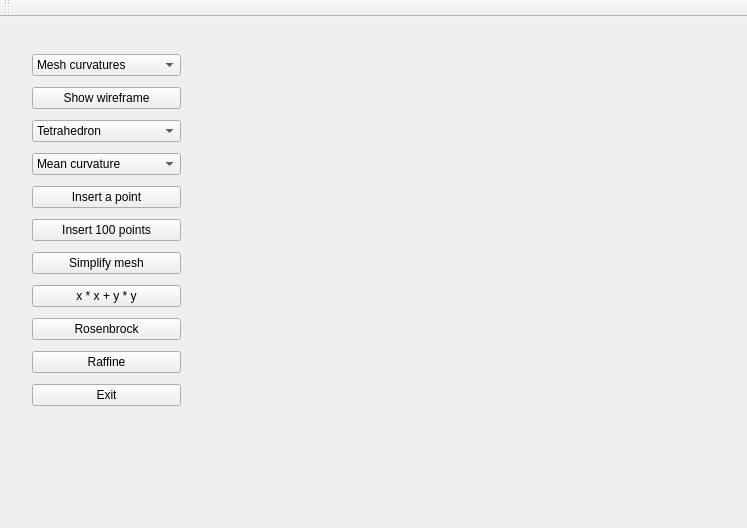
<?xml version="1.0" encoding="UTF-8"?>
<ui version="4.0">
 <class>MainWindow</class>
 <widget class="QMainWindow" name="MainWindow">
  <property name="geometry">
   <rect>
    <x>0</x>
    <y>0</y>
    <width>747</width>
    <height>528</height>
   </rect>
  </property>
  <property name="windowTitle">
   <string>Mesh_Computational_Geometry</string>
  </property>
  <widget class="QWidget" name="centralWidget">
   <property name="sizePolicy">
    <sizepolicy hsizetype="Expanding" vsizetype="Preferred">
     <horstretch>0</horstretch>
     <verstretch>0</verstretch>
    </sizepolicy>
   </property>
   <layout class="QHBoxLayout" name="horizontalLayout">
    <item>
     <widget class="GLDisplayWidget" name="widget" native="true">
      <widget class="QWidget" name="verticalLayoutWidget">
       <property name="geometry">
        <rect>
         <x>10</x>
         <y>10</y>
         <width>171</width>
         <height>391</height>
        </rect>
       </property>
       <layout class="QVBoxLayout" name="verticalLayout">
        <item>
         <widget class="QComboBox" name="comboBoxTPswitch">
          <item>
           <property name="text">
            <string>Mesh curvatures</string>
           </property>
          </item>
          <item>
           <property name="text">
            <string>Delaunay &amp; Voronoi</string>
           </property>
          </item>
          <item>
           <property name="text">
            <string>Parabola</string>
           </property>
          </item>
          <item>
           <property name="text">
            <string>Crust</string>
           </property>
          </item>
          <item>
           <property name="text">
            <string>Simplification</string>
           </property>
          </item>
          <item>
           <property name="text">
            <string>Ruppert</string>
           </property>
          </item>
         </widget>
        </item>
        <item>
         <widget class="QPushButton" name="pushButtonDisplayType">
          <property name="text">
           <string>Show wireframe</string>
          </property>
         </widget>
        </item>
        <item>
         <widget class="QComboBox" name="comboBoxMeshswitch">
          <property name="enabled">
           <bool>true</bool>
          </property>
          <item>
           <property name="text">
            <string>Tetrahedron</string>
           </property>
          </item>
          <item>
           <property name="text">
            <string>Pyramid</string>
           </property>
          </item>
          <item>
           <property name="text">
            <string>Statue (OFF file)</string>
           </property>
          </item>
         </widget>
        </item>
        <item>
         <widget class="QComboBox" name="comboBoxColorswitch">
          <item>
           <property name="text">
            <string>Mean curvature</string>
           </property>
          </item>
          <item>
           <property name="text">
            <string>X mean curvature</string>
           </property>
          </item>
          <item>
           <property name="text">
            <string>Y mean curvature</string>
           </property>
          </item>
          <item>
           <property name="text">
            <string>Z mean curvature</string>
           </property>
          </item>
         </widget>
        </item>
        <item>
         <widget class="QPushButton" name="pushButtonInsertPoint">
          <property name="text">
           <string>Insert a point</string>
          </property>
         </widget>
        </item>
        <item>
         <widget class="QPushButton" name="pushButtonInsertNPoints">
          <property name="text">
           <string>Insert 100 points</string>
          </property>
         </widget>
        </item>
        <item>
         <widget class="QPushButton" name="pushButtonSimplifyMesh">
          <property name="text">
           <string>Simplify mesh</string>
          </property>
         </widget>
        </item>
        <item>
         <widget class="QPushButton" name="pushButtonxxyy">
          <property name="text">
           <string>x * x + y * y</string>
          </property>
         </widget>
        </item>
        <item>
         <widget class="QPushButton" name="pushButtonRosenbrock">
          <property name="text">
           <string>Rosenbrock</string>
          </property>
         </widget>
        </item>
        <item>
         <widget class="QPushButton" name="pushButtonRaffine">
          <property name="text">
           <string>Raffine</string>
          </property>
         </widget>
        </item>
        <item>
         <widget class="QPushButton" name="pushButtonExit">
          <property name="text">
           <string>Exit</string>
          </property>
         </widget>
        </item>
       </layout>
      </widget>
     </widget>
    </item>
   </layout>
  </widget>
  <widget class="QToolBar" name="mainToolBar">
   <attribute name="toolBarArea">
    <enum>TopToolBarArea</enum>
   </attribute>
   <attribute name="toolBarBreak">
    <bool>false</bool>
   </attribute>
  </widget>
 </widget>
 <layoutdefault spacing="6" margin="11"/>
 <customwidgets>
  <customwidget>
   <class>GLDisplayWidget</class>
   <extends>QWidget</extends>
   <header>gldisplaywidget.h</header>
   <container>1</container>
   <slots>
    <slot>changeDisplayType()</slot>
   </slots>
  </customwidget>
 </customwidgets>
 <resources/>
 <connections>
  <connection>
   <sender>pushButtonExit</sender>
   <signal>released()</signal>
   <receiver>MainWindow</receiver>
   <slot>close()</slot>
   <hints>
    <hint type="sourcelabel">
     <x>91</x>
     <y>74</y>
    </hint>
    <hint type="destinationlabel">
     <x>127</x>
     <y>143</y>
    </hint>
   </hints>
  </connection>
 </connections>
</ui>
